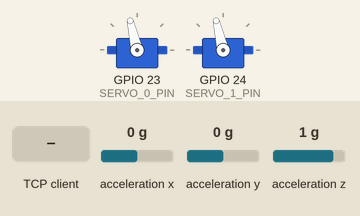
This program was run on a simulated Raspberry Pi (BCM pin numbers). On the bench: 2 × servo. Inputs (shaded band) come from the test bench; at power-on: acceleration x 0 g, acceleration y 0 g, acceleration z 1 g. Random numbers come from a fixed seed; one TCP client connects 1 s after the port opens and stays connected; servo angles are drawn from the pulse width (0.5 ms = 0°, 2.5 ms = 180°); the clock reads 2024-03-15 10:24:30 at power-on unless the program sets it; what the program prints to the terminal is not drawn.

Above: at 1.2 s.
1.3 s: the TCP client sends "reset"
At 2.5 s:
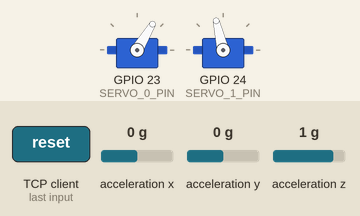
2.8 s: the TCP client sends "reset"
At 3.7 s:
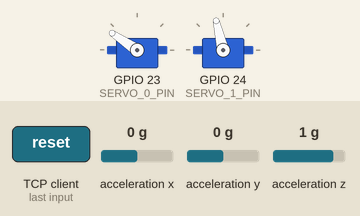
Timing chart, 0 to 5.8 s (numbered marks = the images above; inputs shaded):
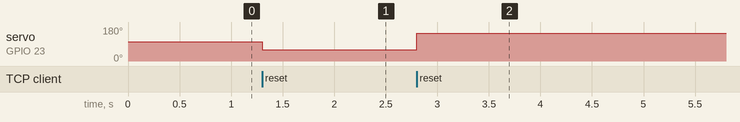

Measured:
- after the input at 1.3 s, servo on GPIO 23 (SERVO_0_PIN): 103° → 59° at once
- after the input at 2.8 s, servo on GPIO 23 (SERVO_0_PIN): 59° → 146° at once

The program:

rpi_enviroment_server.py
```python
from mpu6050 import mpu6050
from time import sleep, time
import random
import pickle
import pigpio
import socket

print('Imported Libraries')


class Enviroment:
    def __init__(self):

        self.ACCEL_SAMPLE_SIZE = 32
        self.GYRO_SAMPLE_SIZE = 32
        self.SENSOR_TOLERANCE = 1
        self.SENSOR_TARGET_POS = 0

        self.SERVO_0_PIN = 23
        self.SERVO_1_PIN = 24
        self.SERVO_MIN = 800
        self.SERVO_MAX = 2500
        self.SERVO_TIME_DELAY_MIN = 1
        self.SERVO_TIME_DELAY_MAX = 1.5

        self.ACTION_REWARD_FACTOR = 100
        self.ACTION_REWARD_MAX = 150
        self.TIME_PEN_FACTOR = 0

        self.servo = pigpio.pi()
        self.servo.set_servo_pulsewidth(self.SERVO_0_PIN, 1650)
        self.servo.set_servo_pulsewidth(self.SERVO_1_PIN, 1650)

        self.sensor = mpu6050(0x68)

        self.time_start = 0
        self.time_stop = 0

    def _servo_set_pos(self, servo_pin, servo_new_pos):
        if (0 <= servo_new_pos <= 1):
            servo_current_pos = self.servo.get_servo_pulsewidth(servo_pin)

            servo_value = (self.SERVO_MAX - self.SERVO_MIN) * servo_new_pos + self.SERVO_MIN
            self.servo.set_servo_pulsewidth(servo_pin, servo_value)

            delay = abs(servo_new_pos - (servo_current_pos - self.SERVO_MIN) / (self.SERVO_MAX - self.SERVO_MIN))  * self.SERVO_TIME_DELAY_MAX
            if (delay < self.SERVO_TIME_DELAY_MIN):
                delay = self.SERVO_TIME_DELAY_MIN
            if (delay > self.SERVO_TIME_DELAY_MAX):
                delay = self.SERVO_TIME_DELAY_MAX
            # print(f"Delay is {delay}")
            sleep(delay)

    def reset(self):
        servo_new_pos = random.uniform(.1, .9)
        self._servo_set_pos(self.SERVO_0_PIN, servo_new_pos)
        self.time_start = time()

        new_state = [self._get_accel_avg(), self.servo.get_servo_pulsewidth(self.SERVO_1_PIN), self.SENSOR_TARGET_POS]
        return new_state

    def stop(self):
        self._servo_set_pos(self.SERVO_0_PIN, 1650)
        self._servo_set_pos(self.SERVO_1_PIN, 1650)

    def _get_accel_avg(self):
        accel_list = []
        for i in range(self.ACCEL_SAMPLE_SIZE):
            accel_list.append(self.sensor.get_accel_data()['y'])
        return sum(accel_list) / len(accel_list)

    def _get_gyro_avg(self):
        gyro_list = []
        for i in range(self.GYRO_SAMPLE_SIZE):
            gyro_list.append(self.sensor.get_gyro_data()['y'])
        return sum(gyro_list) / len(gyro_list)

    def step(self, action):

        self._servo_set_pos(self.SERVO_1_PIN, action)
        self.servo_1_pos = action

        reward = (self.SENSOR_TOLERANCE / abs(self.SENSOR_TARGET_POS - self._get_accel_avg())) * self.ACTION_REWARD_FACTOR
        penalty = 0

        if (reward > self.ACTION_REWARD_MAX):
            reward = self.ACTION_REWARD_MAX

        if (reward >= self.ACTION_REWARD_FACTOR):

            self.time_stop = time()
            time_dif = (self.time_stop - self.time_start) * self.TIME_PEN_FACTOR

            reward += self.ACTION_REWARD_FACTOR
            penalty = time_dif * self.TIME_PEN_FACTOR
            done = True

        else:
            done = False

        # print('Reward = ' + str(int(reward)))

        new_state = [self._get_accel_avg(), self.servo_1_pos, self.SENSOR_TARGET_POS]
        return new_state, reward - penalty, done


env = Enviroment()

s = socket.socket(socket.AF_INET, socket.SOCK_STREAM)
s.bind(('raspberrypi.sanderson.com', 5555))
s.listen(1)
print('Started server')

while True:
    clientsocket, address = s.accept()
    print(f"Connection from {address} has been established")
    clientsocket.send(bytes(f"Connected to server at {address}", "utf-8"))

    msg_recieved = clientsocket.recv(1024).decode()
    while msg_recieved:

        if (msg_recieved == 'reset'):
            msg_send = pickle.dumps(env.reset())
            clientsocket.send(msg_send)

        elif (msg_recieved == 'stop'):
            env.stop()
            clientsocket.send(bytes(f"Done", "utf-8"))

        elif (msg_recieved == 'step'):
            data = clientsocket.recv(1024)
            action = pickle.loads(data)
            msg_send = pickle.dumps(env.step(action))
            clientsocket.send(msg_send)

        else:
            print("There was an error in comunication")
            clientsocket.send(bytes("error", "utf-8"))

        msg_recieved = clientsocket.recv(1024).decode()
```
